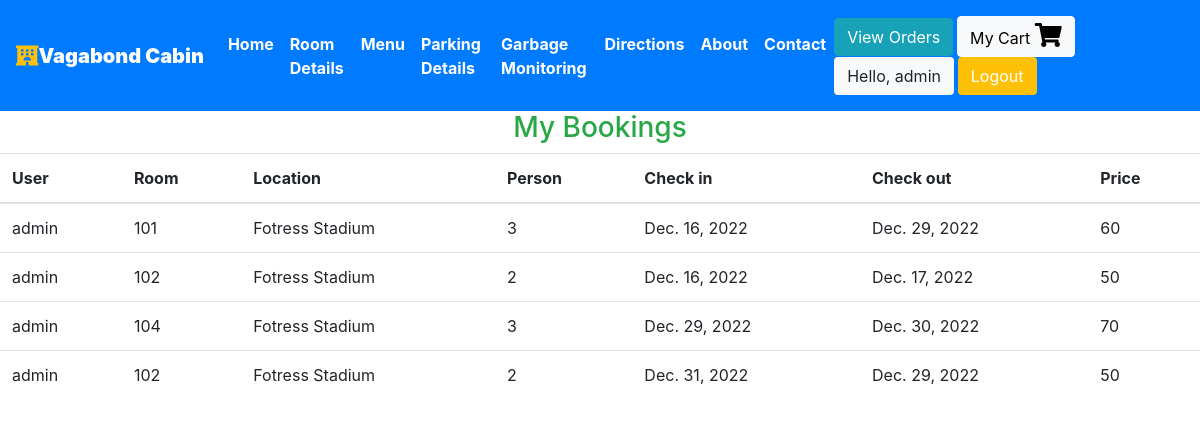
Screenshot of /user/bookings (signed in) with the database file from the repository.
### booking/models.py (models this page shows, shortened)
class Reservation(models.Model):
    check_in = models.DateField(auto_now =False)
    check_out = models.DateField()
    room = models.ForeignKey(Rooms, on_delete = models.CASCADE)
    guest = models.ForeignKey(User, on_delete= models.CASCADE)
    booking_id = models.CharField(max_length=100,default="null")

class Rooms(models.Model):
    ROOM_STATUS = (
    ("1", "available"),
    ("2", "not available"),
    )
    ROOM_TYPE = (
    ("1", "Premium suite"),
    ("2", "Deluxe Room"),
    ("3","Presidential suite"),
    )
    room_type = models.CharField(max_length=50,choices = ROOM_TYPE)
    capacity = models.IntegerField()
    price = models.IntegerField()
    size = models.IntegerField()
    hotel = models.ForeignKey(Hotels, on_delete = models.CASCADE)
    status = models.CharField(choices =ROOM_STATUS,max_length = 15)
    roomnumber = models.IntegerField()

class Hotels(models.Model):
    name = models.CharField(max_length=30,default="booking")
    owner = models.CharField(max_length=20)
    location = models.CharField(max_length=50)
    state = models.CharField(max_length=50,default="lahore")
    country = models.CharField(max_length=50,default="Pakistan")

### booking/views.py (the view)
# urls.py: path('user/bookings', views.user_bookings, name="dashboard"),
@login_required(login_url='/user')
def user_bookings(request):
    if request.user.is_authenticated == False:
        return redirect('userloginpage')
    user = User.objects.all().get(id=request.user.id)
    print(f"request user id ={request.user.id}")
    bookings = Reservation.objects.all().filter(guest=user)
    if not bookings:
        messages.warning(request,"No Bookings Found")
    return HttpResponse(render(request,'user/mybookings.html',{'bookings':bookings}))

### templates/user/mybookings.html
{% extends 'basic.html' %} {% block title %}Dashboard {% endblock title %} {% block body %}
{% load app_tags %}
<h3 class="text-center  text-success">My Bookings </h3>
<table class="table">
    <thead>
        <th>User</th>
        <th>Room</th>
        <th>Location</th>
        <th>Person</th>
        <th>Check in</th>
        <th>Check out</th>
        <th>Price</th>
    </thead>
    {% for each_booking in bookings %}
    <tr>
        <td>{{each_booking.guest.username}}</td>
        <td>{{each_booking.room.roomnumber}}</td>
        <td>{{each_booking.room.hotel.location}}</td>
        <td>{{each_booking.room.capacity}}</td>
        <td>{{each_booking.check_in}}</td>
        <td>{{each_booking.check_out}}</td>
        <td>{{each_booking.room.price}}</td>
    </tr>
    {% endfor %}
</table>
{% endblock body %}

### templates/basic.html (shortened to what this page needs)
{% load static %}
<!DOCTYPE html>
<!DOCTYPE html>
<html lang="en">
<head>
    <link rel="stylesheet" href="https://use.fontawesome.com/releases/v5.7.0/css/all.css">
    <link rel="stylesheet" href="{% static 'bootstrap/bootstrap.css' %}">
    <link rel="stylesheet" href="https://maxcdn.bootstrapcdn.com/bootstrap/4.5.0/css/bootstrap.min.css" >
    <link href="https://cdnjs.cloudflare.com/ajax/libs/toastr.js/latest/toastr.min.css" rel="stylesheet"/>
     {% load static %}
    <link rel="stylesheet" href="{% static 'orders/main.js' %}">
</head>
<body style="dbackground-image: url('https://source.unsplash.com/random');height: 100%;">
    <div class="container-fluid px-0">
        <nav class="navbar navbar-expand-lg navbar-dark bg-primary font-weight-bold">
            <a class="navbar-brand text-bold bg-black " href="/"><i class="fas fa-hotel text-warning"></i><b>Vagabond Cabin</b></a>
            <div class="collapse navbar-collapse " id="navbarSupportedContent">
                <ul class="navbar-nav mr-auto ">
                    <li class="nav-item active">
                        <a class="nav-link text-bold " href="/home"> Home</a>
                    </li>
                    {% if user.is_staff %}
                    <li class="nav-item active">
                        <a class="nav-link text-bold" href="/staff/panel">Room Details </a>
                    </li>
                    {% elif user.is_staff == False and user.is_authenticated %}
                    <li class="nav-item active">
                            <a class="nav-link text-bold" href="/user/bookings">Room Bookings </a>
                        </li>
                    {% endif %}
                    {%if user.is_authenticated %}
                    <li class="nav-item active">
                        <a class="nav-link text-bold" href="/order">Menu </a>
                    </li>
                    {% endif %}
                    {% if user.is_staff %}
                    <li class="nav-item active">
                        <a class="nav-link text-bold" href="/parking/reservations">Parking Details</a>
                    </li>
                    {% endif %}
                    {% if user.is_staff %}
                    <li class="nav-item active">
                        <a class="nav-link text-bold" href="/garbage/dashboard">Garbage Monitoring </a>
                    </li>
                    {% endif %}
                    <li class="nav-item active">
                        <a class="nav-link text-bold" href="/directions">Directions</a>
                    </li>
                     <li class="nav-item active">
                        <a class="nav-link text-bold" href="/about">About</a>
                    </li>
                    <li class="nav-item active">
                        <a class="nav-link text-bold" href="/contact">Contact </a>
                    </li>
                </ul>
                {% if user.is_authenticated %}
                    <span class="navbar-text">
                        <a href="/order/view-orders" class="btn btn-info">View Orders</a>
                        <a href="/order/cart" id="cart_button" class="btn btn-light" style="color:black;">My Cart <i
                            class="fa fa-shopping-cart" style="font-size:24px;"></i></a>
                        <button class="btn btn-group bg-light" data-toggle="modal" data-target="#forlogin">
                            Hello, {{request.user}}
                            </button>
                        <a href="/logout" class="btn btn-group bg-warning">Logout</a>
                        </span>
                {% endif %}
            </div>
        </nav>
    </div>
    {% block body %}
    {% endblock body %}
</body>
</html>

### templates/basic.html (style rules this page uses)
a { text-decoration: none; }

### rows the page displays
Reservation: guest.username "admin", room.roomnumber "101", room.hotel.location "Fotress Stadium", room.capacity "3", check_in "Dec. 16, 2022", check_out "Dec. 29, 2022", room.price "60"
Reservation: guest.username "admin", room.roomnumber "102", room.hotel.location "Fotress Stadium", room.capacity "2", check_in "Dec. 16, 2022", check_out "Dec. 17, 2022", room.price "50"
Reservation: guest.username "admin", room.roomnumber "104", room.hotel.location "Fotress Stadium", room.capacity "3", check_in "Dec. 29, 2022", check_out "Dec. 30, 2022", room.price "70"
Reservation: guest.username "admin", room.roomnumber "102", room.hotel.location "Fotress Stadium", room.capacity "2", check_in "Dec. 31, 2022", check_out "Dec. 29, 2022", room.price "50"

### other values shown
{{ request.user }} "admin"
